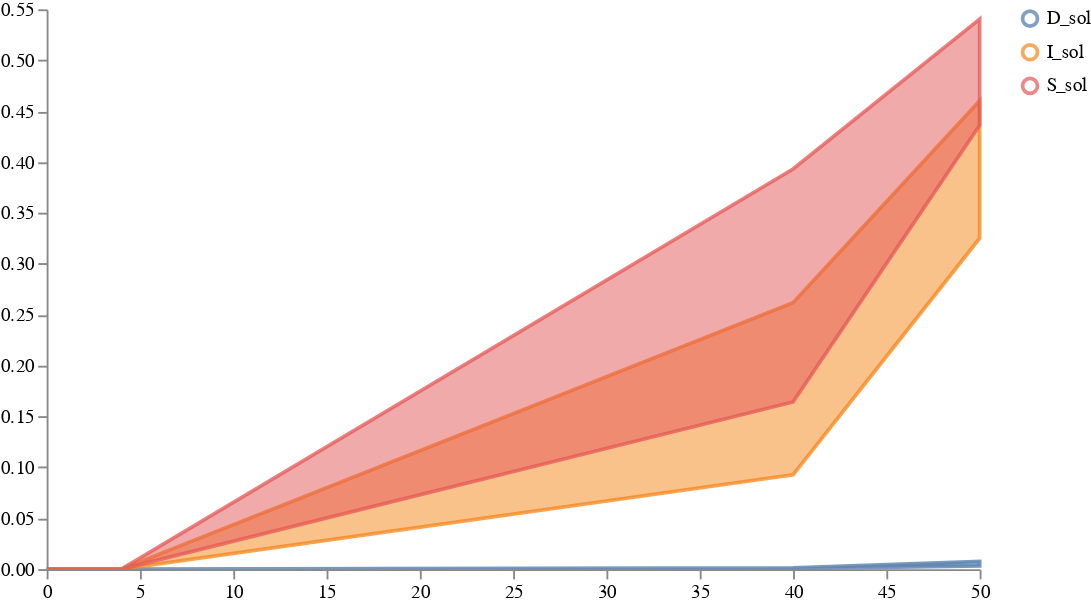

Notebook code cell kept with this figure:
### Code cell
result = load_and_sample_petri_ensemble(
    ASKENET_PATHS, weights, solution_mappings, num_samples, timepoints,
    time_unit="days", visual_options={"subset":".*_sol"}
)

plots.ipy_display(result["visual"])

### Figure 1 — Vega specification as saved in the notebook (floating-point values rounded to 4 significant figures)
{"$schema": "https://vega.github.io/schema/vega/v5.json", "axes": [{"name": "x_axis", "orient": "bottom", "scale": "xscale", "zindex": 100}, {"name": "y_axis", "orient": "left", "scale": "yscale", "zindex": 100}], "data": [{"name": "distributions", "values": [{"lower": 5.331e-32, "timepoint": 0, "trajectory": "D_sol", "upper": 5.353e-32}, {"lower": 1.956e-11, "timepoint": 1, "trajectory": "D_sol", "upper": 2.14e-11}, {"lower": 1.493e-10, "timepoint": 2, "trajectory": "D_sol", "upper": 1.649e-10}, {"lower": 5.309e-10, "timepoint": 3, "trajectory": "D_sol", "upper": 5.901e-10}, {"lower": 1.361e-09, "timepoint": 4, "trajectory": "D_sol", "upper": 1.525e-09}, {"lower": 0.0003901, "timepoint": 40, "trajectory": "D_sol", "upper": 0.001364}, {"lower": 0.003149, "timepoint": 50, "trajectory": "D_sol", "upper": 0.007656}, {"lower": 3.333e-08, "timepoint": 0, "trajectory": "I_sol", "upper": 3.333e-08}, {"lower": 1.905e-07, "timepoint": 1, "trajectory": "I_sol", "upper": 2.001e-07}, {"lower": 5.629e-07, "timepoint": 2, "trajectory": "I_sol", "upper": 6.069e-07}, {"lower": 1.17e-06, "timepoint": 3, "trajectory": "I_sol", "upper": 1.289e-06}, {"lower": 2.054e-06, "timepoint": 4, "trajectory": "I_sol", "upper": 2.319e-06}, {"lower": 0.09267, "timepoint": 40, "trajectory": "I_sol", "upper": 0.2618}, {"lower": 0.3251, "timepoint": 50, "trajectory": "I_sol", "upper": 0.4601}, {"lower": 3.667e-07, "timepoint": 0, "trajectory": "S_sol", "upper": 3.667e-07}, {"lower": 1.074e-06, "timepoint": 1, "trajectory": "S_sol", "upper": 1.145e-06}, {"lower": 2.161e-06, "timepoint": 2, "trajectory": "S_sol", "upper": 2.232e-06}, {"lower": 3.706e-06, "timepoint": 3, "trajectory": "S_sol", "upper": 3.742e-06}, {"lower": 5.687e-06, "timepoint": 4, "trajectory": "S_sol", "upper": 5.999e-06}, {"lower": 0.1643, "timepoint": 40, "trajectory": "S_sol", "upper": 0.3931}, {"lower": 0.4361, "timepoint": 50, "trajectory": "S_sol", "upper": 0.5404}]}, {"name": "traces", "transform": [{"expr": "isValid(datum.value)", "type": "filter"}], "values": []}, {"name": "points", "values": []}, {"name": "markers", "values": []}, {"name": "selected", "on": [{"remove": true, "trigger": "clear"}, {"remove": true, "trigger": "!shift"}, {"insert": "clicked", "trigger": "!shift && clicked"}, {"toggle": "clicked", "trigger": "shift && clicked"}]}], "height": 300, "legends": [{"encode": {"labels": {"interactive": true, "name": "legendLabel", "update": {"opacity": [{"test": "!length(data('selected')) || indata('selected', 'value', datum.value)", "value": 1}, {"value": 0.25}]}}, "symbols": {"interactive": true, "name": "legendSymbol", "update": {"fill": {"value": "transparent"}, "opacity": [{"test": "!length(data('selected')) || indata('selected', 'value', datum.value)", "value": 0.7}, {"value": 0.15}], "size": {"value": 64}, "strokeWidth": {"value": 2}}}}, "name": "color_legend", "stroke": "color"}], "marks": [{"from": {"facet": {"data": "points", "groupby": "trajectory", "name": "points_split"}}, "marks": [{"encode": {"hover": {"fillOpacity": {"value": 0.9}}, "update": {"fill": {"field": "trajectory", "scale": "color"}, "fillOpacity": [{"test": "!length(data('selected')) || indata('selected', 'value', datum.trajectory)", "value": 0.5}, {"value": 0.15}], "size": {"value": 10}, "stroke": {"field": "trajectory", "scale": "color"}, "strokeOpacity": [{"test": "!length(data('selected')) || indata('selected', 'value', datum.trajectory)", "value": 0.75}, {"value": 0.15}], "strokeWidth": {"value": 2}, "tooltip": {"field": "value"}, "x": {"field": "timepoint", "scale": "xscale"}, "y": {"field": "value", "scale": "yscale"}}}, "from": {"data": "points"}, "name": "_points_symbol", "type": "symbol", "zindex": 3}, {"encode": {"hover": {"fillOpacity": {"value": 0.9}}, "update": {"interpolate": {"value": "linear"}, "stroke": {"field": "trajectory", "scale": "color"}, "strokeOpacity": [{"test": "!length(data('selected')) || indata('selected', 'value', datum.trajectory)", "value": 0.3}, {"value": 0.1}], "strokeWidth": {"value": 2}, "x": {"field": "timepoint", "scale": "xscale"}, "y": {"field": "value", "scale": "yscale"}}}, "from": {"data": "points"}, "name": "_points_line", "type": "line", "zindex": 3}], "name": "_points", "type": "group", "zindex": 3}, {"from": {"facet": {"data": "traces", "groupby": "trajectory", "name": "traces_split"}}, "marks": [{"encode": {"hover": {"fillOpacity": {"value": 0.9}}, "update": {"interpolate": {"value": "linear"}, "stroke": {"field": "trajectory", "scale": "color"}, "strokeOpacity": [{"test": "!length(data('selected')) || indata('selected', 'value', datum.trajectory)", "value": 0.75}, {"value": 0.15}], "strokeWidth": {"value": 2}, "x": {"field": "timepoint", "scale": "xscale"}, "y": {"field": "value", "scale": "yscale"}}}, "from": {"data": "traces_split"}, "name": "_traces_lines", "type": "line"}], "name": "_traces", "type": "group", "zindex": 2}, {"from": {"facet": {"data": "distributions", "groupby": "trajectory", "name": "trajectory_split"}}, "marks": [{"encode": {"hover": {"fillOpacity": {"value": 0.9}}, "update": {"fill": {"field": "trajectory", "scale": "color"}, "fillOpacity": [{"test": "!length(data('selected')) || indata('selected', 'value', datum.trajectory)", "value": 0.5}, {"value": 0.15}], "interpolate": {"value": "linear"}, "stroke": {"field": "trajectory", "scale": "color"}, "strokeOpacity": [{"test": "!length(data('selected')) || indata('selected', 'value', datum.trajectory)", "value": 0.75}, {"value": 0.15}], "strokeWidth": {"value": 2}, "x": {"field": "timepoint", "scale": "xscale"}, "y": {"field": "upper", "scale": "yscale"}, "y2": {"field": "lower", "scale": "yscale"}}}, "from": {"data": "trajectory_split"}, "type": "area"}], "name": "_distributions", "type": "group", "zindex": 1}, {"marks": [{"encode": {"enter": {"stroke": {"value": "lightgray"}}, "update": {"opacity": {"value": 1}, "x": {"field": "timepoint", "scale": "xscale"}, "y": {"signal": "height"}, "y2": {"value": 0}}}, "from": {"data": "markers"}, "name": "_marker text", "type": "rule"}, {"encode": {"enter": {"fontSize": {"value": 8}, "text": {"field": "datum.label"}, "y": {"value": 0}}}, "from": {"data": "_marker text"}, "name": "_marker flags", "transform": [{"as": ["x", "_y", "opacity", "align", "baseline"], "lineAnchor": "start", "offset": [1], "size": {"signal": "[width, height]"}, "type": "label"}], "type": "text"}], "name": "_markers", "type": "group"}], "scales": [{"domain": {"fields": [{"data": "distributions", "field": "timepoint"}, {"data": "traces", "field": "timepoint"}, {"data": "points", "field": "timepoint"}, {"data": "markers", "field": "timepoint"}]}, "name": "xscale", "range": "width", "type": "linear", "zero": false}, {"domain": {"fields": [{"data": "distributions", "field": "lower"}, {"data": "distributions", "field": "upper"}, {"data": "traces", "field": "value"}, {"data": "points", "field": "value"}]}, "name": "yscale", "nice": true, "range": "height", "type": "linear", "zero": true}, {"domain": {"fields": [{"data": "distributions", "field": "trajectory"}, {"data": "traces", "field": "trajectory"}, {"data": "points", "field": "trajectory"}]}, "name": "color", "range": "category", "type": "ordinal"}], "signals": [{"name": "clear", "on": [{"events": "mouseup[!event.item]", "force": true, "update": "true"}], "value": true}, {"name": "shift", "on": [{"events": "@legendSymbol:click, @legendLabel:click", "force": true, "update": "event.shiftKey"}], "value": false}, {"name": "clicked", "on": [{"events": "@legendSymbol:click, @legendLabel:click", "force": true, "update": "{value: datum.value}"}], "value": null}], "width": 500}
